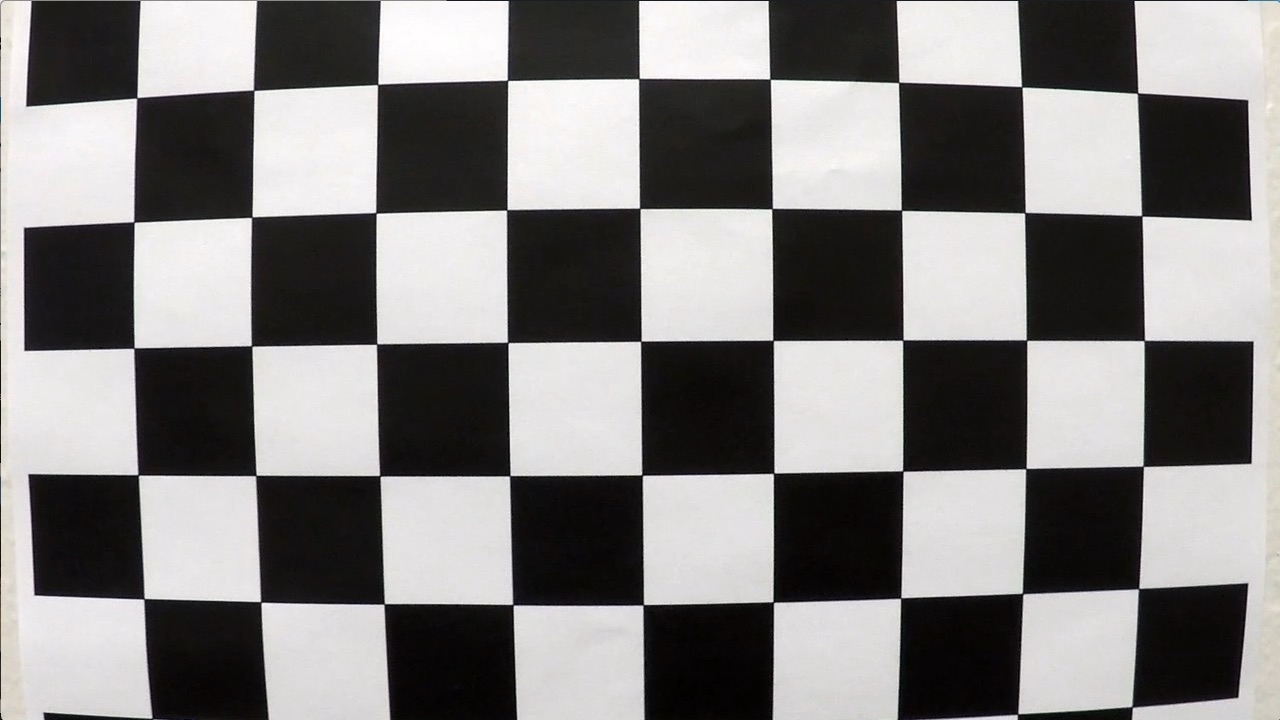
#> input picture Project#2/CarND-Advanced-Lane-Lines-master/Project.py/camera_cal/calibration1.jpg, 1280 x 720 px, given as the content of the folder acity/Project#2/CarND-Advanced-Lane-Lines-master/test_images, which was not available
$ python main.py   (older library calls are emulated)
#> lines starting #> are read from the running program, lines starting #| are printed output that depends on the picture; after the words box and inside, x2 and y2 are one past the last pixel; in counts of white or black regions, pixels touching at a corner belong together; pictures that were not available may be replaced by others from this repository, and a replacement may not be noted
#> further down, src is the input picture: shape (720, 1280, 3); mean R, G, B 130.1, 128.4, 127.8
# #importing some useful packages
import os
import sys
# sys.path.append('/home/seunghwan/anaconda3/lib/python3.6/site-packages/cv2.so')
cv2_path = '/home/seunghwan/anaconda3/envs/common/lib/python3.6/site-packages/cv2.cpython-36m-x86_64-linux-gnu.so'
sys.path.append(cv2_path)
ros_path = '/opt/ros/kinetic/lib/python2.7/dist-packages'
if ros_path in sys.path:
    sys.path.remove(ros_path)
import os
import matplotlib.pyplot as plt
import matplotlib.image as mpimg
import numpy as np
import random
import glob

import cv2
from pyspark import SparkConf, SparkContext

sys.path.append('/opt/ros/kinetic/lib/python2.7/dist-packages')
# %matplotlib inline

import math

# * Compute the camera calibration matrix and distortion coefficients given a set of chessboard images.
# * Apply a distortion correction to raw images.
# * Use color transforms, gradients, etc., to create a thresholded binary image.
# * Apply a perspective transform to rectify binary image ("birds-eye view").
# * Detect lane pixels and fit to find the lane boundary.
# * Determine the curvature of the lane and vehicle position with respect to center.
# * Warp the detected lane boundaries back onto the original image.
# * Output visual display of the lane boundaries and numerical estimation of lane curvature and vehicle position.

class AdvancedLaneFinder:
    # Member variables : Output Images
    OUT_IMG = 0
    SRC_IMG = 0
    BINARY_IMG = 0
    WARP_IMG = 0
    INV_WARP_IMG = 0
    COMBINED_IMG = 0

    object_point = []
    image_point = []

    ret = 0
    mtx = 0
    dist = 0
    rvecs = 0
    tvecs = 0

    # Member variables
    storedFrameNum = 5

    ListBuffer_left = []
    ListBuffer_right = []

    def __init__(self, path, VideoNumber):
#> called with VideoNumber = 2
        nx = 9
        ny = 6

        obj_point = np.zeros((nx * ny, 3), np.float32)
        obj_point[:, :2] = np.mgrid[0:nx, 0:ny].T.reshape(-1, 2)

        fnames = glob.glob("./camera_cal/calibration*.jpg")

        for fname in fnames:
            img = mpimg.imread(fname)
            gray = cv2.cvtColor(img, cv2.COLOR_RGB2GRAY)
            ret, corners = cv2.findChessboardCorners(gray, (nx, ny), None)
#> ret = False; corners = None

            if ret:
                self.object_point.append(obj_point)
                self.image_point.append(corners)

        self.ret, self.mtx, self.dist, self.rvecs, self.tvecs = cv2.calibrateCamera(self.object_point, self.image_point, img.shape[1:], None, None)

        capture = cv2.VideoCapture(path)
        frameIndex = 0
        while True:
            if (capture.get(cv2.CAP_PROP_POS_FRAMES) == capture.get(cv2.CAP_PROP_FRAME_COUNT)):
                capture.open(path)

            ret, frame = capture.read()
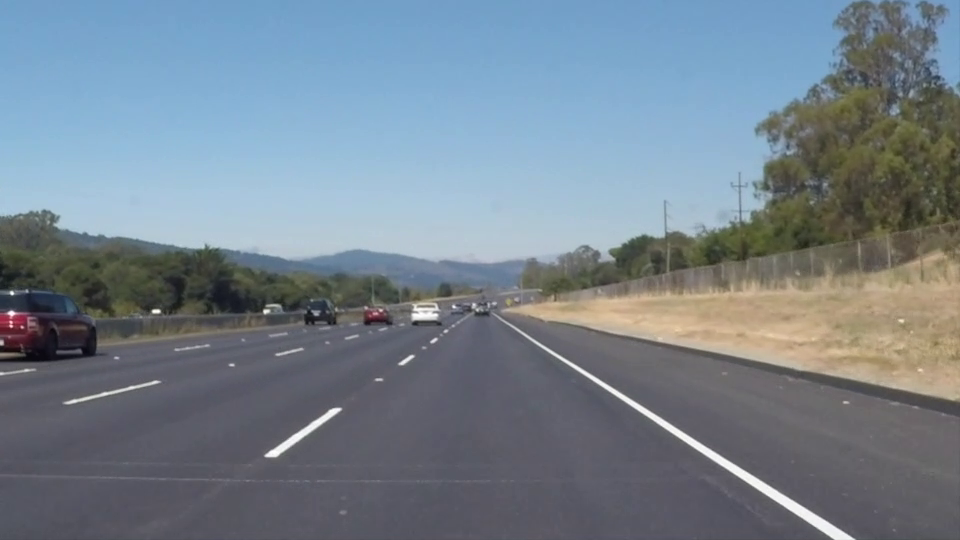
#> input picture frame 22 of Project#1/CarND-LaneLines-P1-master/test_videos/solidWhiteRight.mp4, 960 x 540 px, given in place of challenge_video.mp4, which was not available
#> frame is the input picture: shape (540, 960, 3); mean B, G, R 141.9, 130.7, 117.7

            new_frame = cv2.cvtColor(frame, cv2.COLOR_BGR2RGB)
            height, width = new_frame.shape[:2]

            self.run(new_frame, frameIndex=frameIndex % self.storedFrameNum, VideoNumber=VideoNumber)

            frameIndex += 1


            if frameIndex == 10:
                frameIndex = 0

            image_out = self.OUT_IMG
            image_src = self.SRC_IMG
            image_binary = self.BINARY_IMG
            image_warp = self.WARP_IMG
            image_combined = self.COMBINED_IMG

            image_out = cv2.cvtColor(image_out, cv2.COLOR_RGB2BGR)
            image_src = cv2.cvtColor(image_src, cv2.COLOR_RGB2BGR)
            image_binary = cv2.cvtColor(image_binary, cv2.COLOR_RGB2BGR)
            # image_warp = cv2.cvtColor(image_warp, cv2.COLOR_RGB2GRAY)
            image_combined = cv2.cvtColor(image_combined, cv2.COLOR_RGB2BGR)

            image_out = cv2.resize(image_out, dsize=((int)(width / 2), (int)(height / 2)), interpolation=cv2.INTER_AREA)
            image_src = cv2.resize(image_src, dsize=((int)(width / 2), (int)(height / 2)), interpolation=cv2.INTER_AREA)
            image_binary = cv2.resize(image_binary, dsize=((int)(width / 2), (int)(height / 2)),
                                      interpolation=cv2.INTER_AREA)
            image_warp = cv2.resize(image_warp, dsize=((int)(width / 2), (int)(height / 2)),
                                    interpolation=cv2.INTER_AREA)
            image_combined = cv2.resize(image_combined, dsize=((int)(width / 2), (int)(height / 2)),
                                        interpolation=cv2.INTER_AREA)

            cv2.imshow("out", image_out)
            cv2.imshow("src", image_src)
            cv2.imshow("binary", image_binary)
            cv2.imshow("warp", image_warp)
            cv2.imshow("combined", image_combined)
            cv2.moveWindow("combined", 1920, 0)
            cv2.moveWindow("out", 1920 + image_out.shape[1], 0)
            cv2.moveWindow("warp", 1920, 480)
            cv2.moveWindow("binary", 1920 + image_out.shape[1], 480)
            cv2.moveWindow("src", 1920 + image_out.shape[1] * 2, 480)
            cv2.imwrite("out.jpg", image_out)
            cv2.imwrite("src.jpg", image_src)
            cv2.imwrite("binary.jpg", image_binary)
            cv2.imwrite("warp.jpg", image_warp)
            cv2.imwrite("combined.jpg", image_combined)

            cv2.waitKey(3)

        capture.release()
        cv2.destroyAllWindows()

    def run(self, src, frameIndex, VideoNumber):
#> called with frameIndex = 0, VideoNumber = 2
        height, width, channels = src.shape

        src = self.cal_undistort(src, self.object_point, self.image_point, self.mtx, self.dist)

        # image gray channel
        gray = self.grayscale(src)

        # test various color channel
        # s_channel from hls color space
        hls = self.hlsscale(src)
        h_channel = hls[:, :, 0]
        l_channel = hls[:, :, 1]
        s_channel = hls[:, :, 2]

        hsv = cv2.cvtColor(src, cv2.COLOR_RGB2HSV)
#> hsv: shape (540, 960, 3); mean H, S, V 93.5, 54.1, 151.8
        test = cv2.cvtColor(src, cv2.COLOR_RGB2LAB)
#> test: shape (540, 960, 3); mean of channels 0, 1, 2 140.7, 126.4, 121
        test2 = cv2.cvtColor(src, cv2.COLOR_RGB2LUV)
#> test2: shape (540, 960, 3); mean of channels 0, 1, 2 140.2, 91.6, 125.6
        test3 = cv2.cvtColor(src, cv2.COLOR_RGB2YCrCb)
#> test3: shape (540, 960, 3); mean of channels 0, 1, 2 132, 120.4, 135.8

        H_channel = hsv[:,:,0]
        S_channel = hsv[:,:,1]
        V_channel = hsv[:,:,2]

        L_channel = test[:,:,0]
        A_channel = test[:,:,1]
        B_channel = test[:,:,2]

        LUV_L_channel = test2[:,:,0]
        LUV_U_channel = test2[:,:,1]
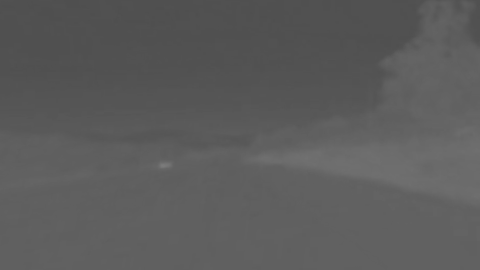
#> LUV_U_channel: shape (540, 960) (shown at 1/2 size); min 79, max 123, mean 91.6
        LUV_V_channel = test2[:,:,2]

        # Threshold for Canny Edge
        low_threshold = 70
        high_threshold = 210

        # Threshold for Sobel Edge
        thresh_min = 20
        thresh_max = 100

        # Sobel X
        sobelx = cv2.Sobel(gray, cv2.CV_64F, 1, 0)  # Take the derivative in x
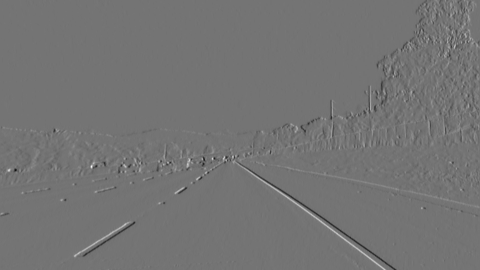
#> sobelx: shape (540, 960) float64 (shown at 1/2 size); min -350, max 419, mean -0.1; drawn with min black and max white
        abs_sobelx = np.absolute(sobelx)  # Absolute x derivative to accentuate lines
        scaled_sobelX = np.uint8(511 * abs_sobelx / np.max(abs_sobelx))
        print(np.max(abs_sobelx))
#| 419.0


        # plt.imshow(scaled_sobelX, cmap='gray')
        # plt.title("scaled_sobelX")
        # plt.show()

        sobel_mask = np.zeros_like(scaled_sobelX)
        sobel_mask[(scaled_sobelX >= thresh_min) & (scaled_sobelX <= thresh_max)] = 1
        binary_output = np.copy(sobel_mask)

        # Otsu's binary in edge field
        ret1, th_edge = cv2.threshold(scaled_sobelX, 0, 511, cv2.THRESH_BINARY+cv2.THRESH_OTSU)
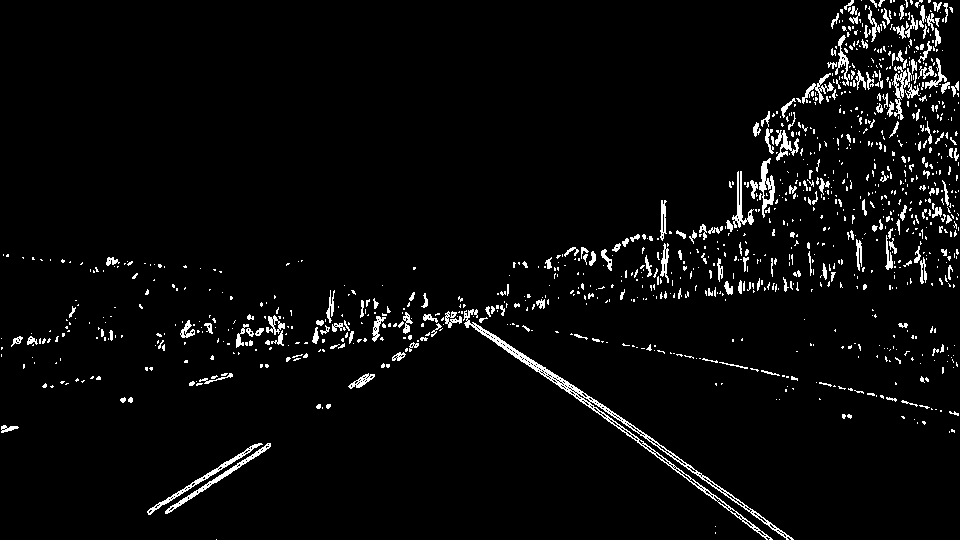
#> th_edge: shape (540, 960); 3.9% white in thin lines or dots
#> ret1 = 52

        # [9 lines of commented-out code are left out]
        canny = cv2.Canny(gray, 50, 150)
#> canny: shape (540, 960); 2.3% white in thin lines or dots

        # Otsu's binary
        ret2, th_color = cv2.threshold(S_channel, 0, 255, cv2.THRESH_BINARY+cv2.THRESH_OTSU)
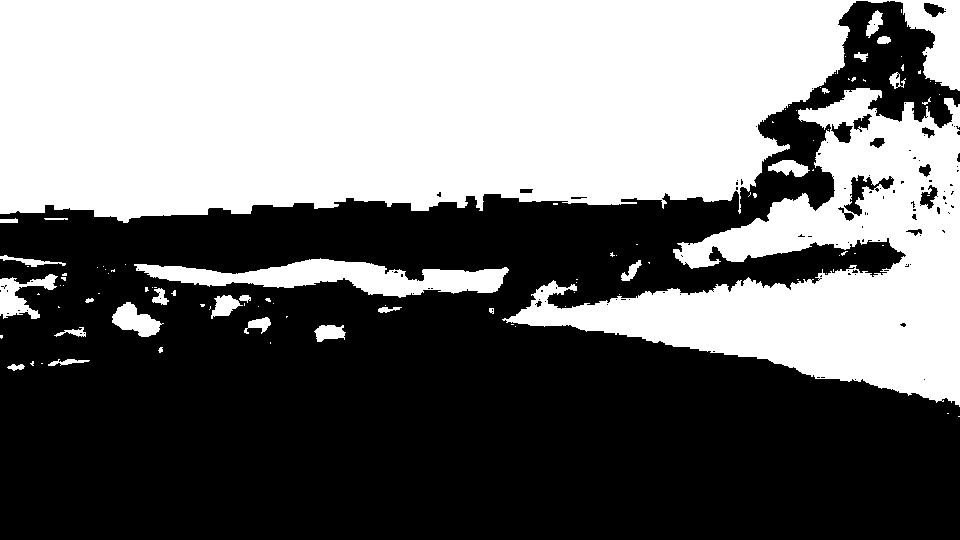
#> th_color: shape (540, 960); 45.8% white; 102 white regions (74 under 20 px), largest, box (x1, y1, x2, y2) and area: (0, 0, 960, 223) 168152, (502, 88, 960, 407) 56555, (134, 258, 509, 298) 7046
#> ret2 = 56

        # Binary
        sxbinary = np.zeros_like(scaled_sobelX)
        sxbinary[(scaled_sobelX >= thresh_min) & (scaled_sobelX <= thresh_max)] = 1

        # Threshold color channel
        s_thresh_min = 170
        s_thresh_max = 255
        s_binary = np.zeros_like(s_channel)
        s_binary[(s_channel >= s_thresh_min) & (s_channel <= s_thresh_max)] = 1

        # Threshold white color channel
        gray_thresh_min = 220
        gray_thresh_max = 255
        gray_binary = np.zeros_like(gray)
        gray_binary[(gray >= gray_thresh_min) & (gray <= gray_thresh_max)] = 1

        # color_binary = np.dstack((np.zeros_like(sxbinary), sxbinary, s_binary)) * 255

        # Combine the two binary thresholds
        combined_binary = np.zeros_like(sxbinary)
        combined_binary[(th_color == 255) | (th_edge == 255)] = 255 #

        # [25 lines of commented-out code are left out]
        masked_img = 0
        if VideoNumber == 1:
            start = (50, height - 20)
            middle1 = (width / 2 - 45, height / 2 + 60)
            middle2 = (width / 2 + 45, height / 2 + 60)
            end = (width - 50, height - 20)

            pts = np.array([start, middle1, middle2, end], np.int32)
            masked_img = self.region_of_interest(combined_binary, [pts])
        elif VideoNumber == 2:
            start = (100, height)
            middle1 = (width / 2, height / 2 + 80)
            middle2 = (width / 2 + 60, height / 2 + 80)
            end = (width - 100, height)

            pts = np.array([start, middle1, middle2, end], np.int32)
            masked_img = self.region_of_interest(combined_binary, [pts])
        elif VideoNumber == 3:
            start = (50, height)
            middle1 = (width / 2 - 45, height / 2 + 60)
            middle2 = (width / 2 + 45, height / 2 + 60)
            end = (width - 50, height)

            pts = np.array([start, middle1, middle2, end], np.int32)
            masked_img = self.region_of_interest(combined_binary, [pts])

        margin_test = 100
        # cv2.circle(src, (margin_test + 45, height), 2, (255, 0, 0), 20)
        # cv2.circle(src, ((int)(width / 2 ), (int)(height / 2 + 80)), 2, (255, 0, 0), 20)
        # cv2.circle(src, ((int)(width / 2 + 60), (int)(height / 2 + 80)), 2, (255, 0, 0), 20)
        # cv2.circle(src, (width - margin_test, height), 2, (255, 0, 0), 20)
        # Set Points for Top-view
        # Left Up
        # cv2.circle(src, (600, (int)(height * 11 / 18)), 2, (255, 0, 0), 20)
        # Right Up
        # cv2.circle(src, (700, (int)(height * 11 / 18)), 2, (255, 0, 0), 20)
        # Left Down
        # cv2.circle(src, (200, height), 2, (255, 0, 0), 20)
        # Right Down
        # cv2.circle(src, (1200, height), 2, (255, 0, 0), 20)

        # Draw lines
        # cv2.line(src, (600, (int)(height * 11 / 18)), (200, height), (255, 0, 0), 5)
        # cv2.line(src, (700, (int)(height * 11 / 18)), (1200, height), (255, 0, 0), 5)

        # Src Point before perspective transform
        # srcPoint = 0
        # dstPoint = 0
        # if VideoNumber == 1:
        #     srcPoint = np.float32(
        #         [[600, (int)(height * 11 / 18)],
        #          [700, (int)(height * 11 / 18)],
        #          [200, height],
        #          [1200, height]]
        #     )
        #
        #     dstPoint = np.float32(
        #         [[300, 0],
        #          [950, 0],
        #          [300, height],
        #          [950, height]]
        #     )
        # elif VideoNumber == 2:
        #     srcPoint = np.float32(
        #         [[(int)(width / 2), (int)(height / 2 + 80)],
        #          [(int)(width / 2 + 45), (int)(height / 2 + 80)],
        #          [100, height],
        #          [width - 100, height]]
        #     )
        #
        #     dstPoint = np.float32(
        #         [[300, 0],
        #          [950, 0],
        #          [300, height],
        #          [950, height]]
        #     )
        # elif VideoNumber == 3:
        srcPoint = np.float32(
            [[600, (int)(height * 11 / 18)],
             [700, (int)(height * 11 / 18)],
             [200, height],
             [1200, height]]
        )

        dstPoint = np.float32(
            [[300, 0],
             [950, 0],
             [300, height],
             [950, height]]
        )

        # Get Image size
        image_size = (width, height)

        # Get Transform matrix
        M = cv2.getPerspectiveTransform(srcPoint, dstPoint)

        # Warp image
        warped = cv2.warpPerspective(masked_img, M, image_size, flags=cv2.INTER_LINEAR)
#> masked_img: shape (540, 960); 0.45% white in thin lines or dots, all inside (x1, y1, x2, y2) = (165, 350, 794, 540)

        # Get Histogram
        histogram = np.sum(warped[warped.shape[0] // 2:, :], axis=0)

        # Create an output image to draw on and visualize the result
        out_img = np.dstack((warped, warped, warped))
        # These will be the starting point for the left and right lines
        midpoint = np.int(histogram.shape[0] // 2)
        leftx_base = np.argmax(histogram[:midpoint])
        rightx_base = np.argmax(histogram[midpoint:]) + midpoint

        # Hyperparameters
        nwindows = 9
        margin = 100
        minpix = 50

        # Set height of windows - based on nwindows above and image shape
        window_height = np.int(warped.shape[0] // nwindows)

        # Identify the x and y positions of all nonzero pixels in the image
        nonzero = warped.nonzero()
        nonzeroy = np.array(nonzero[0])
        nonzerox = np.array(nonzero[1])

        # Current positions to be updated later for each window in nwindows
        leftx_current = leftx_base
        rightx_current = rightx_base

        # Create empty lists to receive left and right lane pixel indices
        left_lane_inds = []
        right_lane_inds = []

        # Step through the windows one by one
        for window in range(nwindows):
            win_y_low = warped.shape[0] - window_height * (1 + window)
            win_y_high = warped.shape[0] - window_height * window

            win_xleft_low = leftx_current - margin
            win_xleft_high = leftx_current + margin
            win_xright_low = rightx_current - margin
            win_xright_high = rightx_current + margin

            # Draw the sliding windows on out_img
            cv2.rectangle(out_img, (win_xleft_low, win_y_low), (win_xleft_high, win_y_high), (255, 255, 255), 2)
            cv2.rectangle(out_img, (win_xright_low, win_y_low), (win_xright_high, win_y_high), (255, 255, 255), 2)

            # Identify the nonzero pixels in x and within the window
            good_left_inds = ((nonzeroy >= win_y_low) & (nonzeroy < win_y_high) & (nonzerox >= win_xleft_low) & (nonzerox < win_xleft_high)).nonzero()[0]
            good_right_inds = ((nonzeroy >= win_y_low) & (nonzeroy < win_y_high) & (nonzerox >= win_xright_low) & (nonzerox < win_xright_high)).nonzero()[0]

            # Append these indices to the lists
            left_lane_inds.append(good_left_inds)
            right_lane_inds.append(good_right_inds)

            # If you found > minpix pixels, recenter next window on their mean position
            if len(good_left_inds) > minpix:
                leftx_current = np.int(np.mean(nonzerox[good_left_inds]))
            if len(good_right_inds) > minpix:
                rightx_current = np.int(np.mean(nonzerox[good_right_inds]))
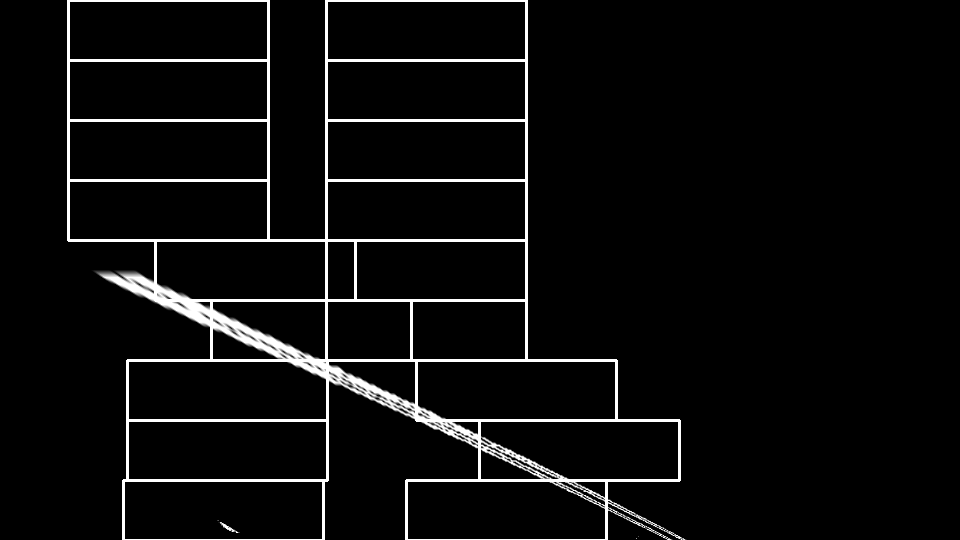
#> out_img: shape (540, 960, 3); min 0, max 255, mean 11.9

        # Concatenate the arrays of indices (previously was a list of lists of pixels)
        try:
            left_lane_inds = np.concatenate(left_lane_inds)
            right_lane_inds = np.concatenate(right_lane_inds)
#> (the rest of the program and of its run is left out)
